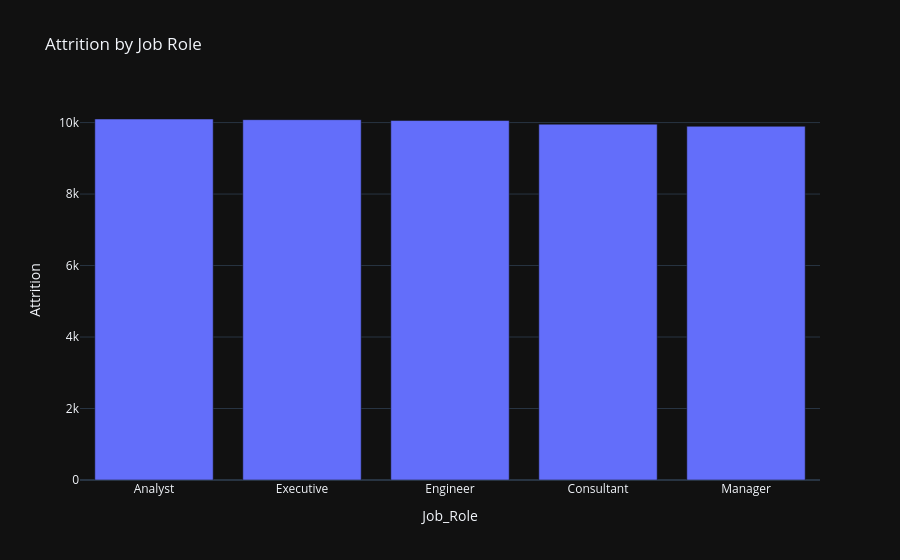

The notebook cell this image was saved under:
### Code cell
# ----------------------------
# 15. INTERACTIVE ATTRITION BY JOB ROLE
# ----------------------------
attrition_role = (
    df.groupby("Job_Role")["Attrition"]
    .sum()
    .reset_index()
    .sort_values("Attrition", ascending=False)
)

fig2 = px.bar(
    attrition_role,
    x="Job_Role",
    y="Attrition",
    title="Attrition by Job Role"
)
fig2.show()

### Figure 1 — Plotly figure (JSON) as saved in the notebook; plotly's stock layout.template omitted (floating-point values rounded to 4 significant figures)
{"data": [{"hovertemplate": "Job_Role=%{x}<br>Attrition=%{y}<extra></extra>", "legendgroup": "", "marker": {"color": "#636efa", "pattern": {"shape": ""}}, "name": "", "orientation": "v", "showlegend": false, "textposition": "auto", "x": ["Analyst", "Executive", "Engineer", "Consultant", "Manager"], "xaxis": "x", "y": [10100, 10081, 10057, 9956, 9896], "yaxis": "y", "type": "bar"}], "layout": {"xaxis": {"anchor": "y", "domain": [0.0, 1.0], "title": {"text": "Job_Role"}}, "yaxis": {"anchor": "x", "domain": [0.0, 1.0], "title": {"text": "Attrition"}}, "legend": {"tracegroupgap": 0}, "title": {"text": "Attrition by Job Role"}, "barmode": "relative"}}
